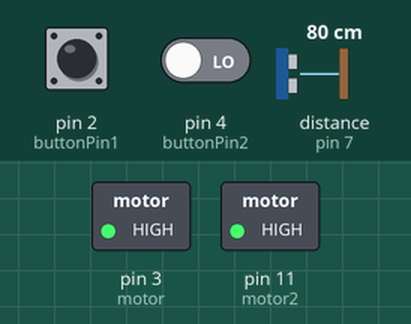
A sketch run on a simulated Arduino Uno, built with avr-gcc and run on an emulated ATmega328P. Shown: switched loads named in the sketch (green lamp = pin HIGH). Wiring (inferred from the names in the program): ultrasonic range finder: trigger pin 7; echo pin 7. The test bench sets the inputs (shaded band); at power-on: distance to the obstacle (sensor on pin 7) 80 cm, pin 2 (buttonPin1) LOW, pin 4 (buttonPin2) LOW. The echo pulse lasts 58.3 µs per cm.

Above: at 1.2 s.
1.3 s: distance to the obstacle (sensor on pin 7) set to 2 cm
At 2.5 s:
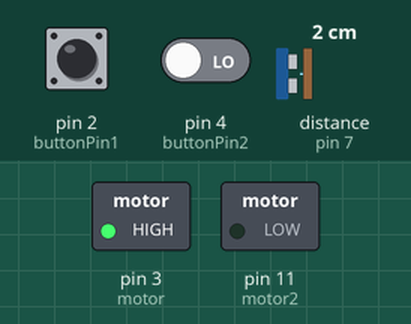
2.8 s: distance to the obstacle (sensor on pin 7) set to 18 cm
At 3.2 s:
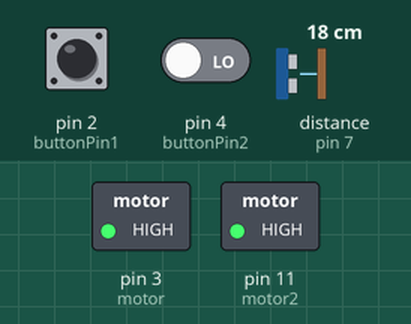
4.3 s: pin 2 (buttonPin1) pulled HIGH for 0.15 s
At 4.41 s:
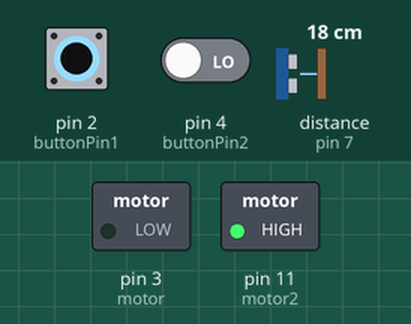
6.0 s: pin 2 (buttonPin1) pulled HIGH for 3.2 s
At 9.8 s:
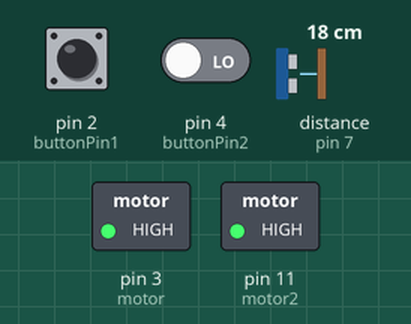
10.7 s: pin 2 (buttonPin1) driven HIGH and pin 4 (buttonPin2) driven HIGH
At 11.9 s:
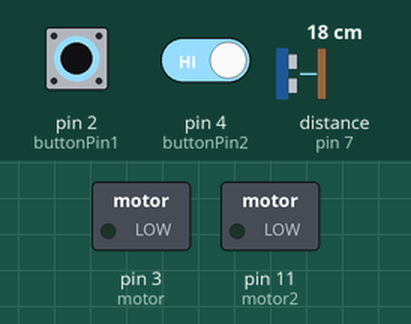
Timing chart, 0 to 13.2 s (numbered marks = the images above; inputs shaded):
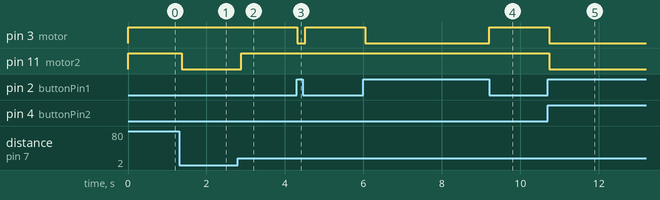

The sketch:

Button.ino
```cpp
/*
  Button

 this code is for a small boat with two reed switches that deactivate two rear
 motors if the boat hits the wall: for button circuit, see

 http://www.arduino.cc/en/Tutorial/Button

 for step by step instruction for building the boat, see levinegabriella.com/teaching

 code by gabriella levine 2011
 */

// constants won't change. They're used here to
// set pin numbers:
const int pingPin = 7;
const int buttonPin1 = 2;     // the number of the pushbutton pin
const int buttonPin2 = 4;
const int motor =  3;      // the number of the motor pin
const int motor2=11;

// variables will change:
int buttonState = 0;         // variable for reading the pushbutton status
int buttonState1  =0;
void setup() {
  Serial.begin(9600);
  // initialize the LED pin as an output:
  pinMode(motor, OUTPUT);
  pinMode(motor2, OUTPUT);
  // initialize the pushbutton pin as an input:
  pinMode(buttonPin1, INPUT);
  pinMode(buttonPin2, INPUT);
}

void loop(){
  long duration, inches, cm;
  pinMode(pingPin, OUTPUT);
  digitalWrite(pingPin, LOW);
  delayMicroseconds(2);
  digitalWrite(pingPin, HIGH);
  delayMicroseconds(5);
  digitalWrite(pingPin, LOW);
  pinMode(pingPin, INPUT);
  duration = pulseIn(pingPin, HIGH);

  // convert the time into a distance
  inches = microsecondsToInches(duration);
  cm = microsecondsToCentimeters(duration);
  // read the state of the pushbutton value:
  buttonState1 = digitalRead(buttonPin1);
  buttonState = digitalRead(buttonPin2);
  if (cm<=15){
    //digitalWrite(motor, LOW);
    digitalWrite(motor2, LOW);
  }
  else{
    //digitalWrite(motor, HIGH);
    digitalWrite(motor2, HIGH);
    button();
  }
  delay(100);


}
void button(){
  // check if the pushbutton is pressed.
  // if it is, the buttonState is HIGH:
  if (buttonState1 == HIGH) {
    // turn LED on:
    digitalWrite(motor, LOW);
  }
  else {
    // turn LED off:
    digitalWrite(motor, HIGH);
  }
  if (buttonState == HIGH) {
    // turn LED on:
    digitalWrite(motor2, LOW);
  }
  else {
    // turn LED off:
    digitalWrite(motor2, HIGH);
  }
}
long microsecondsToInches(long microseconds)
{
  // According to Parallax's datasheet for the PING))), there are
  // 73.746 microseconds per inch (i.e. sound travels at 1130 feet per
  // second).  This gives the distance travelled by the ping, outbound
  // and return, so we divide by 2 to get the distance of the obstacle.
  // See: http://www.parallax.com/dl/docs/prod/acc/28015-PING-v1.3.pdf
  return microseconds / 74 / 2;
}

long microsecondsToCentimeters(long microseconds)
{
  // The speed of sound is 340 m/s or 29 microseconds per centimeter.
  // The ping travels out and back, so to find the distance of the
  // object we take half of the distance travelled.
  return microseconds / 29 / 2;
}
```

Measured:
- after the input at 1.3 s, pin 11 (motor2): HIGH → LOW after 0.07 s
- after the input at 2.8 s, pin 11 (motor2): LOW → HIGH after 0.09 s
- after the input at 4.3 s, pin 3 (motor): HIGH → LOW at once, → HIGH 0.20 s later
- after the input at 6.0 s, pin 3 (motor): HIGH → LOW at once, → HIGH 3.2 s later
- after the input at 10.7 s, pin 3 (motor), pin 11 (motor2): HIGH → LOW at once
